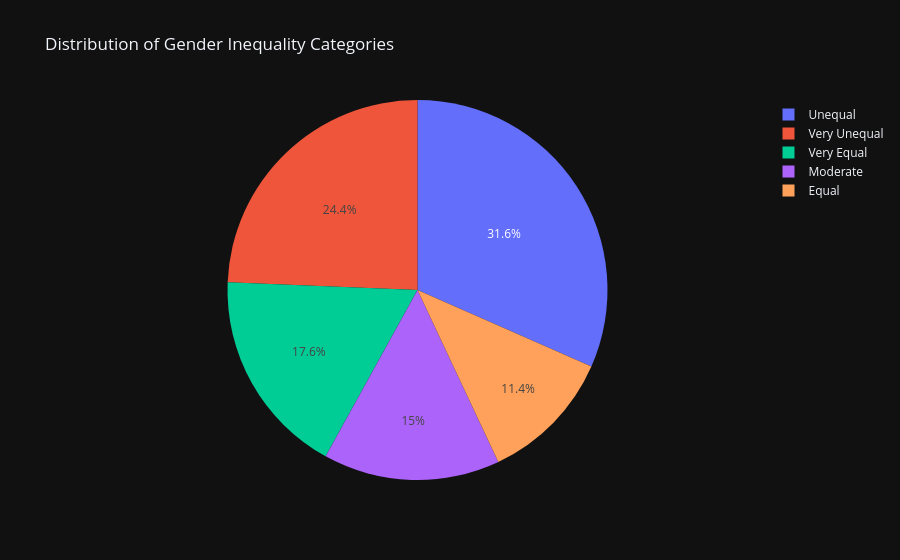

The cell this chart's notebook holds for it:
### Code cell
# Categorize countries by inequality level
df_clean['GII_Category'] = pd.cut(df_clean['Gender Inequality Index (GII) (Gender Inequality Index)'], 
                                   bins=[0, 0.1, 0.2, 0.3, 0.5, 1.0],
                                   labels=['Very Equal', 'Equal', 'Moderate', 'Unequal', 'Very Unequal'])

# EDA: GII by Category
fig = px.pie(df_clean, names='GII_Category', title='Distribution of Gender Inequality Categories', template='plotly_dark')
fig.write_image('../viz/gii_category_distribution.png')
fig.show()

### Figure 1 — Plotly figure (JSON) as saved in the notebook; plotly's stock layout.template omitted (floating-point values rounded to 4 significant figures; data arrays with more than 128 entries replaced by an {"elided": "..."} marker saying what was removed)
{"data": [{"domain": {"x": [0, 1], "y": [0, 1]}, "hovertemplate": "GII_Category=%{label}<extra></extra>", "labels": {"elided": "193 str values"}, "legendgroup": "", "name": "", "showlegend": true, "type": "pie"}], "layout": {"legend": {"tracegroupgap": 0}, "title": {"text": "Distribution of Gender Inequality Categories"}}}
